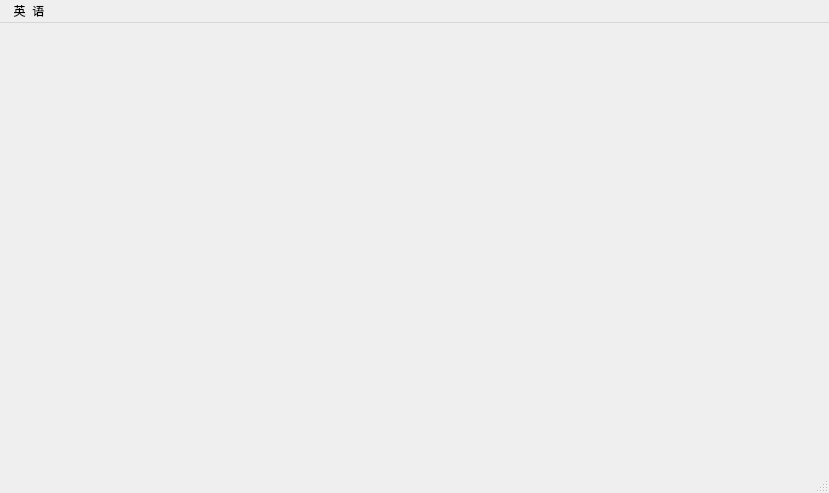
<?xml version="1.0" encoding="UTF-8"?>
<ui version="4.0">
 <class>MainWindow</class>
 <widget class="QMainWindow" name="MainWindow">
  <property name="geometry">
   <rect>
    <x>0</x>
    <y>0</y>
    <width>829</width>
    <height>493</height>
   </rect>
  </property>
  <property name="windowTitle">
   <string>MainWindow</string>
  </property>
  <widget class="QWidget" name="centralwidget">
   <layout class="QHBoxLayout" name="verticalLayout"/>
  </widget>
  <widget class="QMenuBar" name="menubar">
   <property name="geometry">
    <rect>
     <x>0</x>
     <y>0</y>
     <width>829</width>
     <height>21</height>
    </rect>
   </property>
   <widget class="QMenu" name="menu">
    <property name="geometry">
     <rect>
      <x>345</x>
      <y>101</y>
      <width>121</width>
      <height>115</height>
     </rect>
    </property>
    <property name="title">
     <string> 英  语 </string>
    </property>
    <addaction name="actWords"/>
    <addaction name="actCustom"/>
    <addaction name="actSetting"/>
   </widget>
   <addaction name="menu"/>
  </widget>
  <widget class="QStatusBar" name="statusbar"/>
  <action name="actWords">
   <property name="text">
    <string>随机单词 </string>
   </property>
  </action>
  <action name="actSetting">
   <property name="text">
    <string>设 置</string>
   </property>
   <property name="iconText">
    <string> 设 置</string>
   </property>
  </action>
  <action name="actCustom">
   <property name="text">
    <string>自定义单词</string>
   </property>
  </action>
 </widget>
 <resources/>
 <connections/>
</ui>
